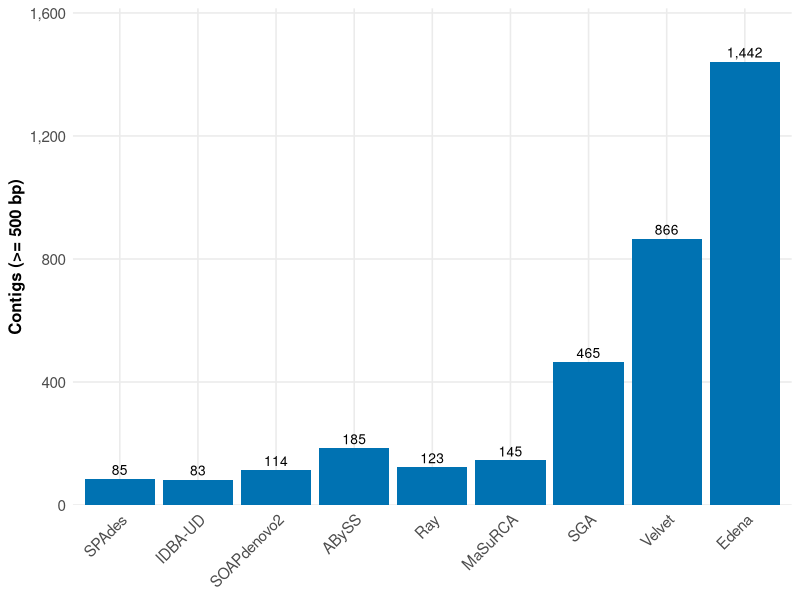
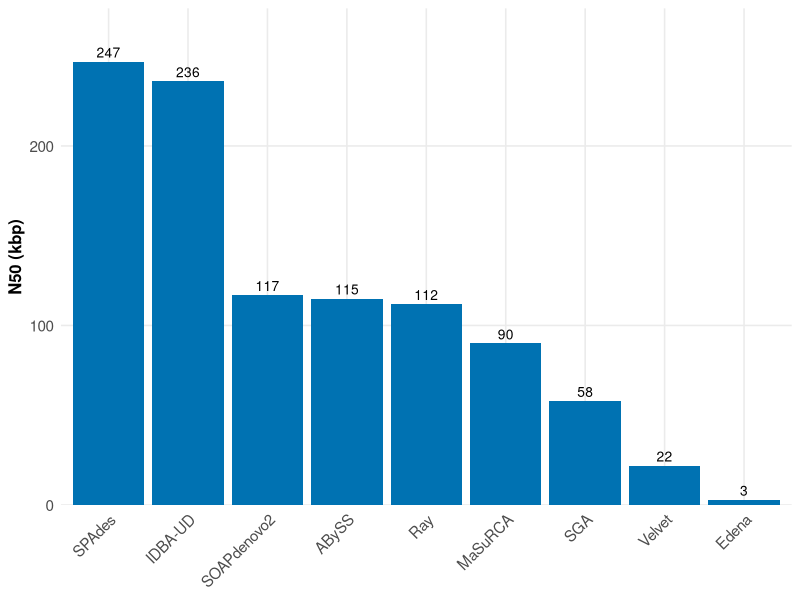

Generate these figures, in order, with R:
# ==========================================================================
# Lección 01. De lecturas a ensamblaje: comparar ensambladores con QUAST
# ==========================================================================
# Autor: Dr. José Juan Torres Martínez
# Docente de Ciencias Químicas
# Universidad Autónoma de San Luis Potosí (UASLP)
# México
#
# Material académico para estudiantes
# Serie "Genómica" — Lección 01
#
# Descripción: primera lección del curso de genómica. Un genoma no se lee
#   de principio a fin: se secuencia en millones de lecturas cortas y
#   después se reconstruye con un programa ensamblador. Hay varios
#   ensambladores y no todos dan el mismo resultado con las mismas
#   lecturas. En esta lección se comparan nueve ensambladores (ABySS,
#   Edena, IDBA-UD, MaSuRCA, Ray, SGA, SOAPdenovo2, SPAdes y Velvet)
#   con las métricas de QUAST, la herramienta que evalúa ensamblajes, y
#   se decide cuál conviene usar.
#
# Objetivos de aprendizaje:
#   - Explicar qué es un ensamblaje y qué es un contig.
#   - Leer una tabla de QUAST: contigs, N50, NGA50, LGA50, errores de
#     ensamblaje y fracción del genoma.
#   - Calcular cuántas veces es mayor el N50 de un ensamblador que el
#     de otro, y cuánto cae el N50 al medirlo contra el genoma de
#     referencia (NGA50).
#   - Comparar ensambladores con gráficos de barras.
#   - Explicar por qué un ensamblaje con menos contigs y mayor N50 es
#     un ensamblaje menos fragmentado, y por qué se miran varias
#     métricas juntas.
#
# Datos: datos_quast.csv, en esta misma carpeta. Son los resultados
#   publicados por Forouzan y colaboradores (2017) para tres genomas
#   bacterianos reales del estudio GAGE-B, evaluados con QUAST.
#   Forouzan E, Maleki MSM, Karkhane AA, Yakhchali B (2017). Evaluation
#   of nine popular de novo assemblers in microbial genome assembly.
#   J Microbiol Methods 143:32-37. doi:10.1016/j.mimet.2017.09.008.
#   PMID 28939423. Tabla 3 del artículo.
#
#   Cada valor es el promedio de los tres genomas, con cobertura real
#   de alrededor de 100x:
#     Mycobacterium abscessus: 96x, GC 64 por ciento, lecturas de 100 pb
#     Rhodobacter sphaeroides 2.4.1: 126x, GC 69 por ciento, 101 pb
#     Vibrio cholerae: 88x, GC 48 por ciento, lecturas de 100 pb
#   Los datos de lecturas son del estudio GAGE-B (Magoc y colaboradores,
#   2013, Bioinformatics 29:1718-1725, doi:10.1093/bioinformatics/btt273,
#   PMC3702249).
#
#   Para descargar las lecturas con SRA Toolkit (corridas HiSeq):
#     fasterq-dump --split-files SRR315382
#     fasterq-dump --split-files SRR522244
#     fasterq-dump --split-files SRR227312
#   SRR315382 es Mycobacterium abscessus (estudio SRA043447),
#   SRR522244 es Rhodobacter sphaeroides 2.4.1 y SRR227312 es Vibrio
#   cholerae (estudio SRA037376). Las lecturas limpias y submuestreadas
#   a 100x están también en el sitio de GAGE-B: http://ccb.jhu.edu/gage_b
#   Genomas de referencia (GenBank): M. abscessus ATCC 19977 NC_010394;
#   R. sphaeroides 2.4.1 NC_007488, NC_007489, NC_007490, NC_007493,
#   NC_007494, NC_009007, NC_009008; V. cholerae N16961 NC_002505,
#   NC_002506.
#
#   Los nueve ensambladores evaluados en el artículo (con su versión):
#   ABySS 1.9.0, Edena V3.131028, IDBA-UD 1.1.3, MaSuRCA 3.2.1,
#   Ray 2.3.1, SGA v0.10.14, SOAPdenovo2, SPAdes 3.9.0 y Velvet 1.2.10.
#   Los comandos para reproducir la tabla son:
#     spades.py -1 lectura_1.fastq -2 lectura_2.fastq -o salida_spades
#     quast.py contigs.fasta -r referencia.fasta -o salida_quast
#   QUAST necesita el genoma de referencia para calcular NGA50, LGA50
#   y la fracción del genoma; sin referencia solo calcula N50 y L50.
# ==========================================================================

# --------------------------------------------------------------------------
# 1. Cargar paquetes
# --------------------------------------------------------------------------
library(ggplot2)
library(dplyr)
library(readr)
library(scales)

Sys.setlocale("LC_ALL", "C.UTF-8")

# Carpeta del script: los CSV y las figuras viven junto a este archivo.
args <- commandArgs(trailingOnly = FALSE)
archivo <- grep("--file=", args, value = TRUE)
if (length(archivo) > 0) {
  carpeta <- dirname(sub("--file=", "", archivo[1]))
} else {
  carpeta <- getwd()
}
setwd(carpeta)

# --------------------------------------------------------------------------
# 2. Del secuenciador al ensamblaje
# --------------------------------------------------------------------------
# El secuenciador produce lecturas: fragmentos cortos de ADN, de unos
# 100 pares de bases cada uno en estos datos. Ninguna lectura cubre el
# genoma completo, así que el ensamblaje busca las lecturas que se solapan
# y las junta en piezas más largas, llamadas contigs. Un contig es una
# secuencia continua reconstruida a partir de muchas lecturas.
#
# Hay varios programas ensambladores y cada uno usa una estrategia
# distinta. Con las mismas lecturas, ABySS, Edena, IDBA-UD, MaSuRCA,
# Ray, SGA, SOAPdenovo2, SPAdes y Velvet dan ensamblajes diferentes:
# distinto número de contigs, distinto tamaño total y distinta longitud
# de contigs. Por eso, antes de seguir con el análisis, se comparan con
# QUAST (Quality Assessment Tool for Genome Assemblies), que calcula las
# mismas métricas para cada ensamblaje.
#
# Las métricas de QUAST que se usan en esta lección son:
#   - contigs_500: número de contigs de 500 pares de bases o más.
#   - n50_kbp: la longitud del contig que queda en la mitad del
#     ensamblaje cuando se ordenan los contigs de mayor a menor, en
#     miles de pares de bases (kbp). Un N50 mayor indica un ensamblaje
#     menos fragmentado.
#   - nga50_kbp: lo mismo que el N50, pero medido contra el genoma de
#     referencia: los contigs se parten donde hay un error de
#     ensamblaje, así que el NGA50 siempre es menor o igual que el N50
#     y castiga a los ensambladores que juntan mal las lecturas.
#   - lga50: cuántos bloques alineados hay que sumar, de mayor a menor,
#     para llegar a la mitad del genoma de referencia. Un LGA50 menor
#     indica un ensamblaje menos fragmentado.
#   - misassemblies: número de errores de ensamblaje, es decir, de
#     lugares donde el contig junta dos partes del genoma que en
#     realidad no van juntas.
#   - genome_fraction_pct: qué porcentaje del genoma de referencia
#     cubre el ensamblaje. Un valor mayor indica un ensamblaje más
#     completo.
# QUAST también reporta N90, L50, auN y otras métricas en su reporte
# completo; en la lección 04 se calculan a mano con un ejemplo pequeño.

# --------------------------------------------------------------------------
# 3. Leer los datos
# --------------------------------------------------------------------------
# datos_quast.csv tiene las métricas de QUAST de los nueve ensambladores,
# todos sobre las mismas lecturas públicas de GAGE-B y con el mismo
# umbral de 500 pares de bases. Cada valor es el promedio de los tres
# genomas bacterianos.
quast <- read_csv("datos_quast.csv", show_col_types = FALSE)
print(quast)

# --------------------------------------------------------------------------
# 4. Calcular valores a partir de los datos
# --------------------------------------------------------------------------
# El ensamblador con el N50 mayor, el ensamblador con menos contigs y el
# ensamblador con el NGA50 mayor.
mejor_n50 <- quast %>% filter(n50_kbp == max(n50_kbp)) %>% pull(ensamblador)
menos_contigs <- quast %>% filter(contigs_500 == min(contigs_500)) %>% pull(ensamblador)
mejor_nga50 <- quast %>% filter(nga50_kbp == max(nga50_kbp)) %>% pull(ensamblador)
cat("Mayor N50:", mejor_n50, "\n")
cat("Menos contigs:", menos_contigs, "\n")
cat("Mayor NGA50:", mejor_nga50, "\n")

# Cuántas veces más contigs produce Edena que IDBA-UD, y cuántas veces
# es mayor el N50 de SPAdes que el de Edena y que el de Velvet.
cat("Contigs de Edena / contigs de IDBA-UD =",
    round(quast %>% filter(ensamblador == "Edena") %>% pull(contigs_500) /
          (quast %>% filter(ensamblador == "IDBA-UD") %>% pull(contigs_500)), 2), "\n")
cat("N50 de SPAdes / N50 de Edena =",
    round(quast %>% filter(ensamblador == "SPAdes") %>% pull(n50_kbp) /
          (quast %>% filter(ensamblador == "Edena") %>% pull(n50_kbp)), 2), "\n")
cat("N50 de SPAdes / N50 de Velvet =",
    round(quast %>% filter(ensamblador == "SPAdes") %>% pull(n50_kbp) /
          (quast %>% filter(ensamblador == "Velvet") %>% pull(n50_kbp)), 2), "\n")

# Cuánto cae el N50 al medirlo contra la referencia (de N50 a NGA50),
# en porcentaje, para SPAdes, IDBA-UD y Ray.
caida <- quast %>%
  filter(ensamblador %in% c("SPAdes", "IDBA-UD", "Ray")) %>%
  mutate(caida_pct = round(100 * (n50_kbp - nga50_kbp) / n50_kbp, 1)) %>%
  select(ensamblador, n50_kbp, nga50_kbp, caida_pct)

print(caida)

# La diferencia en fracción del genoma entre SPAdes y Edena, en puntos
# porcentuales, y el ensamblador con más errores de ensamblaje.
cat("Fracción del genoma: SPAdes - Edena =",
    round(quast %>% filter(ensamblador == "SPAdes") %>% pull(genome_fraction_pct) -
          (quast %>% filter(ensamblador == "Edena") %>% pull(genome_fraction_pct)), 2),
    "puntos porcentuales\n")
cat("Más errores de ensamblaje:",
    quast %>% filter(misassemblies == max(misassemblies)) %>% pull(ensamblador),
    "con", max(quast$misassemblies), "\n")

# --------------------------------------------------------------------------
# 5. Paleta y tema
# --------------------------------------------------------------------------
# Paleta Okabe-Ito (compatible con visión de color deficiente).
col_ensamblador <- "#0072B2"

# Tema común: sin título dentro de la imagen, títulos de ejes en negrita.
tema_fig <- theme_minimal(base_size = 12) +
  theme(
    axis.title = element_text(face = "bold"),
    axis.text = element_text(size = 11),
    panel.grid.minor = element_blank()
  )

# Ordenar los ensambladores de mayor a menor N50 para los gráficos.
quast$ensamblador <- factor(quast$ensamblador,
                            levels = c("SPAdes", "IDBA-UD", "SOAPdenovo2", "ABySS",
                                       "Ray", "MaSuRCA", "SGA", "Velvet", "Edena"))

# --------------------------------------------------------------------------
# 6. Figura 1 — Contigs por ensamblador
# --------------------------------------------------------------------------
# El eje horizontal es el ensamblador, ordenado de mayor a menor N50, y
# el eje vertical es el número de contigs de 500 pares de bases o más.
p1 <- ggplot(quast, aes(x = ensamblador, y = contigs_500)) +
  geom_col(fill = col_ensamblador) +
  geom_text(aes(label = comma(contigs_500)), vjust = -0.4, size = 3.5) +
  scale_y_continuous(labels = label_comma(), expand = expansion(mult = c(0, 0.12))) +
  labs(x = NULL, y = "Contigs (>= 500 bp)") +
  tema_fig +
  theme(axis.text.x = element_text(angle = 45, hjust = 1))

ggsave("figura1_contigs.png", p1, width = 9, height = 5, dpi = 300, bg = "white")

# Interpretación
# La Figura 1 muestra cuántos contigs de 500 pares de bases o más produce
# cada ensamblador con las mismas lecturas públicas de GAGE-B. El eje
# horizontal es el ensamblador, ordenado de mayor a menor N50, y el eje
# vertical es el número de contigs, una cantidad sin unidades. IDBA-UD
# produce 83 contigs y SPAdes 85, los dos ensamblajes menos fragmentados;
# Edena produce 1442 contigs, 17.37 veces más que IDBA-UD, y Velvet 866.
# Menos contigs indica un ensamblaje menos fragmentado: las lecturas se
# juntaron en piezas más largas en lugar de quedar en muchos fragmentos
# cortos. En medio quedan Ray con 123, SOAPdenovo2 con 114, MaSuRCA con
# 145, ABySS con 185 y SGA con 465 contigs.

# --------------------------------------------------------------------------
# 7. Figura 2 — N50 por ensamblador
# --------------------------------------------------------------------------
# El eje horizontal es el ensamblador, ordenado de mayor a menor N50, y
# el eje vertical es el N50 en miles de pares de bases (kbp).
p2 <- ggplot(quast, aes(x = ensamblador, y = n50_kbp)) +
  geom_col(fill = col_ensamblador) +
  geom_text(aes(label = comma(n50_kbp)), vjust = -0.4, size = 3.5) +
  scale_y_continuous(labels = label_comma(), expand = expansion(mult = c(0, 0.12))) +
  labs(x = NULL, y = "N50 (kbp)") +
  tema_fig +
  theme(axis.text.x = element_text(angle = 45, hjust = 1))

ggsave("figura2_n50.png", p2, width = 9, height = 5, dpi = 300, bg = "white")

# Interpretación
# La Figura 2 muestra el N50 de cada ensamblador. El eje horizontal es el
# ensamblador, ordenado de mayor a menor N50, y el eje vertical es el N50
# en miles de pares de bases (kbp). SPAdes tiene el N50 mayor, 247 kbp,
# seguido de IDBA-UD con 236 kbp, SOAPdenovo2 con 117 kbp, ABySS con
# 115 kbp, Ray con 112 kbp, MaSuRCA con 90 kbp, SGA con 58 kbp, Velvet
# con 22 kbp y Edena con 3 kbp. El N50 de SPAdes es 82.33 veces el de
# Edena y 11.23 veces el de Velvet. Un N50 mayor indica un ensamblaje
# menos fragmentado: la mitad del ensamblaje está en contigs de 247000
# pares de bases o más con SPAdes, y de 3000 o más con Edena. El NGA50
# confirma lo mismo: IDBA-UD tiene el NGA50 mayor (220 kbp), seguido de
# SPAdes (200 kbp), casi el doble que el tercero, Ray (112 kbp); Edena
# queda en 4 kbp y Velvet en 21 kbp. La fracción del genoma también
# separa a los dos grupos: SPAdes cubre 98.53 por ciento del genoma de
# referencia e IDBA-UD 98.45 por ciento, mientras Edena solo cubre
# 69.49 por ciento, 29.04 puntos porcentuales menos que SPAdes. En
# errores, MaSuRCA es el que más comete (9), y SGA y Velvet los que
# menos (2 cada uno): por eso el artículo dice que Velvet es el
# ensamblador más conservador, con el NGA50 más bajo y la tasa de error
# más baja. Con estos datos públicos, SPAdes e IDBA-UD son los
# ensambladores elegidos para seguir con el análisis: menos contigs,
# mayor N50, mayor NGA50 y mayor fracción del genoma.

# --------------------------------------------------------------------------
# 8. Qué aprendimos
# --------------------------------------------------------------------------
# - Un genoma se reconstruye juntando lecturas cortas en contigs. El
#   mismo conjunto de lecturas públicas da ensamblajes distintos según
#   el ensamblador que se use.
# - QUAST calcula las mismas métricas para cada ensamblaje, y eso permite
#   compararlos: contigs, N50, NGA50, LGA50, errores de ensamblaje y
#   fracción del genoma.
# - Un ensamblaje menos fragmentado tiene menos contigs, mayor N50 y
#   menor LGA50. Con estos datos, SPAdes e IDBA-UD quedaron mejor que
#   los otros siete en las tres medidas.
# - El NGA50 mide contra el genoma de referencia y castiga los errores:
#   el N50 de SPAdes cae 19.0 por ciento al pasar a NGA50, mientras el
#   de IDBA-UD cae solo 6.8 por ciento.
# - La fracción del genoma también importa: Edena solo cubre 69.49 por
#   ciento del genoma de referencia, frente a 98.53 por ciento de SPAdes.
# - En la próxima lección se revisa el control de calidad de las
#   lecturas antes del ensamblaje, con FastQC y Trim Galore, sobre estas
#   mismas lecturas públicas de GAGE-B.
